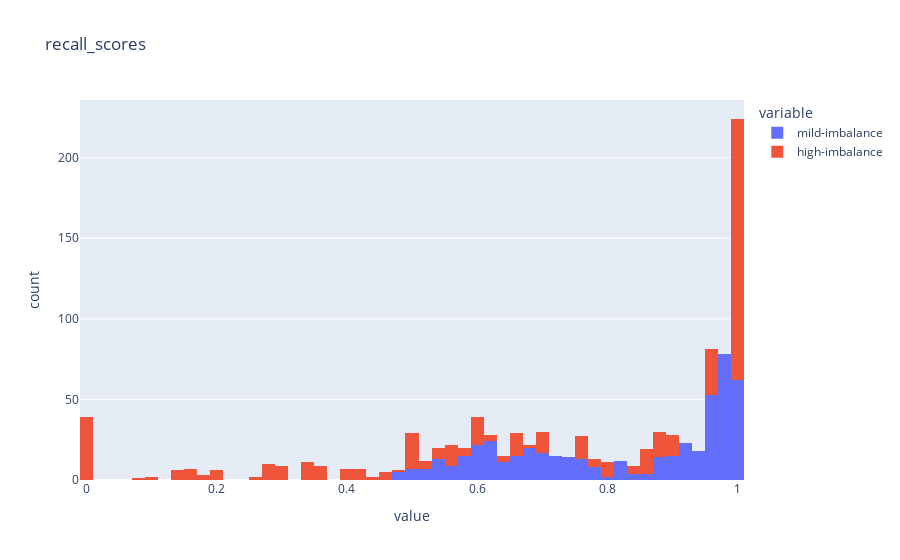

Notebook code cell kept with this figure:
### Markdown cell above
##### Przegląd uśrednionych statystyk dla folderu metricsForEval = 'precission_scores'

### Code cell
import os
import pandas as pd
import plotly.express as px

metricsForEval = 'precission_scores'
metricsForEval = 'recall_scores'

viewDF = pd.DataFrame()

files_in_midbalance = os.listdir('mild-imbalance')

tepm_mid_imbalance = []
tepm_high_imbalance = []

for dataset in results:
    if dataset in files_in_midbalance:
        for method in results[dataset]:
            tepm_mid_imbalance = [*tepm_mid_imbalance, *results[dataset][method][metricsForEval]]
    else:
        for method in results[dataset]:
            tepm_high_imbalance = [*tepm_high_imbalance, *results[dataset][method][metricsForEval]]

viewDF['mild-imbalance'] = tepm_mid_imbalance
viewDF['high-imbalance'] = tepm_high_imbalance
fig = px.histogram(viewDF, nbins=100, title= metricsForEval)
fig.show()

### Figure 1 — Plotly figure (JSON) as saved in the notebook; plotly's stock layout.template omitted (floating-point values rounded to 4 significant figures; data arrays with more than 128 entries replaced by an {"elided": "..."} marker saying what was removed)
{"data": [{"alignmentgroup": "True", "bingroup": "x", "hovertemplate": "variable=mild-imbalance<br>value=%{x}<br>count=%{y}<extra></extra>", "legendgroup": "mild-imbalance", "marker": {"color": "#636efa", "pattern": {"shape": ""}}, "name": "mild-imbalance", "nbinsx": 100, "offsetgroup": "mild-imbalance", "orientation": "v", "showlegend": true, "type": "histogram", "x": {"elided": "500 float values"}, "xaxis": "x", "yaxis": "y"}, {"alignmentgroup": "True", "bingroup": "x", "hovertemplate": "variable=high-imbalance<br>value=%{x}<br>count=%{y}<extra></extra>", "legendgroup": "high-imbalance", "marker": {"color": "#EF553B", "pattern": {"shape": ""}}, "name": "high-imbalance", "nbinsx": 100, "offsetgroup": "high-imbalance", "orientation": "v", "showlegend": true, "type": "histogram", "x": {"elided": "500 float values"}, "xaxis": "x", "yaxis": "y"}], "layout": {"barmode": "relative", "legend": {"title": {"text": "variable"}, "tracegroupgap": 0}, "title": {"text": "recall_scores"}, "xaxis": {"anchor": "y", "domain": [0, 1], "title": {"text": "value"}}, "yaxis": {"anchor": "x", "domain": [0, 1], "title": {"text": "count"}}}}
